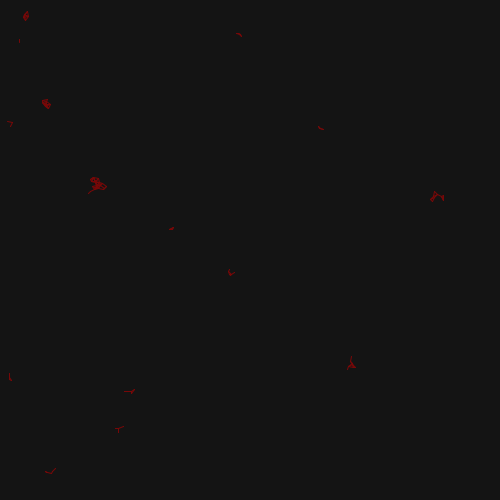
Frame 1 (no input)
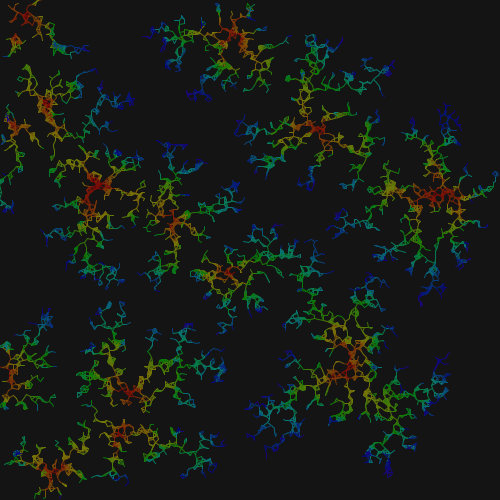
Frame 60 (the mouse pressed at the canvas centre just before this capture)
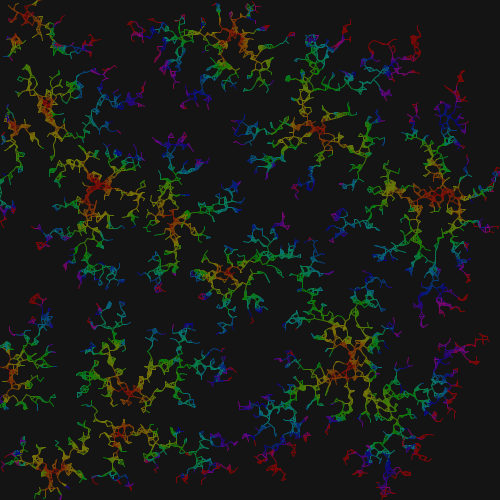
Frame 120 (the mouse held since frame 60 and released just before this capture)

The Processing sketch that drew these frames (run headless with seeded random() and noise(); from frame 60 on, the mouse is pressed at the canvas centre):

// Processing sketch: processing_117755
// ── processing_117755.pde

class cell{  //we created a new cell class

//lets begin with defining some variables
PVector loc = new PVector();  
PVector velocity = new PVector ();
float diam;
boolean isseed;
float cellred;
float cellgreen;
float cellblue;
float lineColor;


cell(){
loc = new PVector(random(500),random(500)); // location of seed cell is random within the boundary of frame (it could have been random(width) and random(height)
diam = 5 ;   // diameter of the cell
isseed = false ;   //  is the cell is seeded or not, at this time it is not
cellred = 255;
cellgreen = 255;
cellblue = 255;
lineColor = random(150,250);   //in order to define edge color of the cells
}

void display(){   //lets begin forming our cell
stroke (lineColor);


if(isseed == true)    { fill(random(255),0,0);}  // if the cell is seeded, its color varies from dark to bright red
if(isseed == false) {fill(cellred,cellgreen,cellblue);  // if not it is white
}

ellipse(loc.x,loc.y,diam,diam);   // since loc PVec defined randomly, loc x and loc y will be placed randomly
}

void update(){    //in order to continue to the movement
  if(isseed == false){
 velocity = new PVector (random(-10,10),random(-10,10));  //cell will appear anywhere 5 unit far from its last current location   
 loc.add(velocity);
  
}}}  
cell[] mycells = new cell[8000];  // [x]  x number of cells will be in frame
float col1=0;
float col2=0;
float col3=0;
void setup(){
  background(20);
size(500,500);
 for(int i =0; i<mycells.length; i++) {mycells[i] = new cell();{ if(i<15)

 // i= number of seeded cells  so, if i < x  there will be x-1 seeded cells will appear on the screen
 
 mycells[i].isseed = true;   //i times seeds placed randomly is true
 
 }
 }
}


void draw(){
  colorMode(HSB);
  stroke(col1,240,120);
  col1=col1+3;    //color wheel increases 3 each pass
  
  
  

 
  for(int i=0; i<mycells.length; i++)  //

  mycells[i]. update();  // in order to continue to grow

  

for(int i=0; i<mycells.length; i++) {   
    
  if(mycells[i].isseed == false) {
    
    for(int j=0; j<mycells.length; j++) {
        
        if(mycells[j].isseed == true)  {
          
          
            float d;
            d = PVector.dist(mycells[i].loc, mycells [j].loc);
            
              if(d<5) {  mycells[i].isseed = true;  //if(d<x) isseed= true means  if d is less than x, cell stop moving
            
          line(mycells[i].loc.x, mycells[i].loc.y , mycells[j].loc.x, mycells[j].loc.y); // since some cells stop moving because of previous command, this one draw lines between each other
          
      
          

      }}}}}}
      
      

   void mousePressed() { save("tunc simple DLA.png");   background(20);  loop();   //when mouse pressed it saves current image as png with dark background
}
